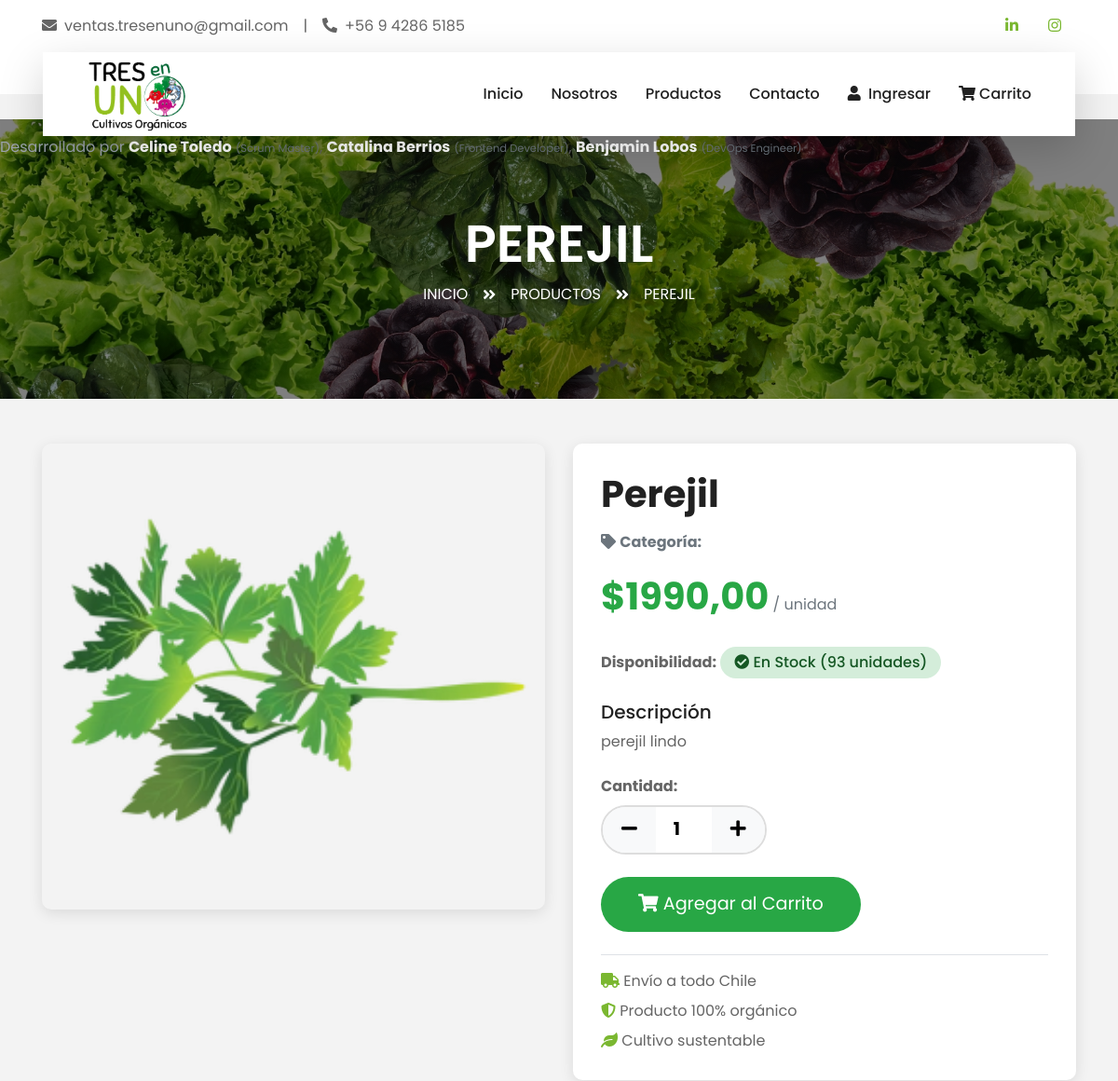
Before: /producto/6/ (upper part) with the older database file.
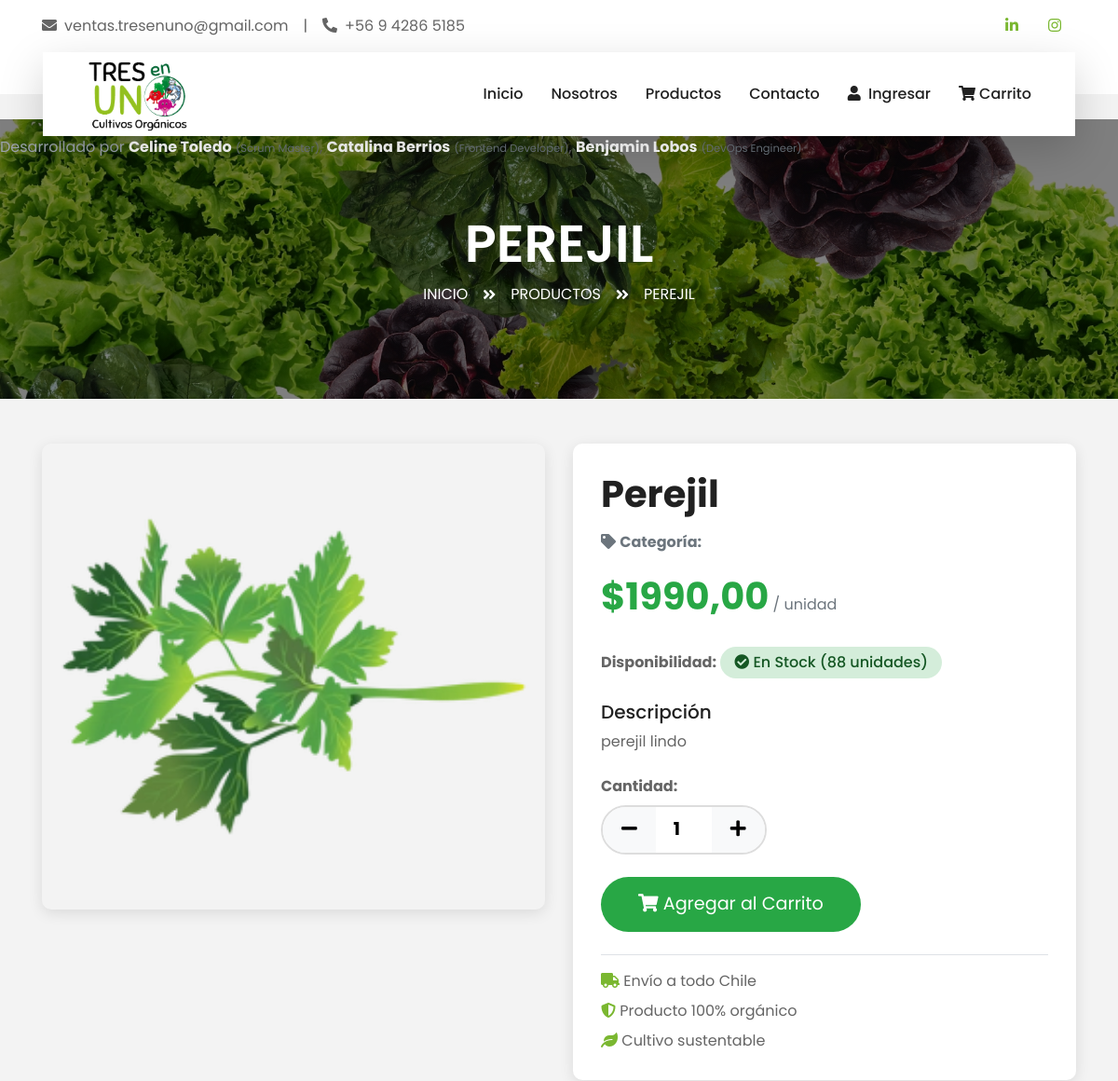
After: the same page with the newer database file.
### miapp/models.py (models this page shows, shortened)
class Producto(models.Model):
    UNIDADES_MEDIDA = [
        ('unidad', 'Unidad'),
        ('kg', 'Kilogramo'),
        ('gr', 'Gramo'),
        ('lt', 'Litro'),
        ('ml', 'Mililitro'),
        ('paquete', 'Paquete'),
        ('caja', 'Caja'),
    ]
    nombre = models.CharField(
        max_length=100,
        db_index=True,
        verbose_name="Nombre del producto"
    )
    descripcion = models.TextField(
        max_length=500,
        verbose_name="Descripción"
    )
    precio_unitario = models.DecimalField(
        max_digits=10,
        decimal_places=2,
        verbose_name="Precio unitario",
        help_text="Precio en pesos chilenos"
    )
    unidad_medida = models.CharField(
        max_length=20,
        choices=UNIDADES_MEDIDA,
        default='unidad',
        verbose_name="Unidad de medida"
    )
    stock_disponible = models.IntegerField(
        default=0,
        verbose_name="Stock disponible",
        help_text="Cantidad disponible en inventario"
    )
    categoria = models.ForeignKey(
        Categoria,
        on_delete=models.PROTECT,  # PROTECT en lugar de CASCADE
        related_name='productos',
        verbose_name="Categoría"
    )
    imagen = models.ImageField(
        upload_to='productos/',  # Guarda directamente en productos/
        null=True,
        blank=True,
        verbose_name="Imagen del producto",
        help_text="Imagen principal del producto"
    )
    activo = models.BooleanField(
        default=True,
        verbose_name="Activo",
        help_text="Indica si el producto está activo para venta"
    )
    fecha_creacion = models.DateTimeField(auto_now_add=True, verbose_name="Fecha de creación")
    fecha_modificacion = models.DateTimeField(auto_now=True, verbose_name="Última modificación")
    class Meta:
        db_table = 'productos'
        verbose_name = 'Producto'
        verbose_name_plural = 'Productos'
        ordering = ['-fecha_creacion']
        indexes = [
            models.Index(fields=['nombre']),
            models.Index(fields=['categoria', 'activo']),
            models.Index(fields=['-fecha_creacion']),
        ]

### miapp/views.py (the view)
# urls.py: path('producto/<int:producto_id>/', views.detalle_producto, name='detalle_producto'),
def detalle_producto(request, producto_id):
    producto = get_object_or_404(Producto, pk=producto_id)
    ofertas_activas = Oferta.objects.filter(
        producto=producto,
        fecha_fin__gte=timezone.now(),
        fecha_inicio__lte=timezone.now(),
        activa=True
    )
    productos_relacionados = Producto.objects.filter(
        categoria=producto.categoria,  # ← PROBABLEMENTE SEA ASÍ
        activo=True
    ).exclude(
        id=producto.id
    ).prefetch_related(
        Prefetch('ofertas',
                queryset=Oferta.objects.filter(
                    fecha_fin__gte=timezone.now(),
                    fecha_inicio__lte=timezone.now(),
                    activa=True
                ),
                to_attr='ofertas_activas')
    ).order_by('?')[:3]
    contexto = {
        'producto': producto,
        'ofertas': ofertas_activas,
        'productos_relacionados': productos_relacionados,  # ← LÍNEA NUEVA
        'now': timezone.now(),
    }
    return render(request, 'miapp/detalle_producto.html', contexto)

### miapp/templates/miapp/detalle_producto.html (shortened to what the changed rows need)
{% load static %}
<!DOCTYPE html>
<html lang="es">
<head>
    <link href="https://cdnjs.cloudflare.com/ajax/libs/font-awesome/5.10.0/css/all.min.css" rel="stylesheet">
    <link href="{% static 'css/style.css' %}" rel="stylesheet">
</head>
<body>
    <div class="container-fluid page-header">
        <div class="container">
            <div class="d-flex flex-column align-items-center justify-content-center" style="min-height: 300px">
                <h3 class="display-4 text-white text-uppercase">{{ producto.nombre }}</h3>
                <div class="d-inline-flex text-white">
                    <p class="m-0 text-uppercase"><a class="text-white" href="{% url 'inicio' %}">Inicio</a></p>
                    <i class="fa fa-angle-double-right pt-1 px-3"></i>
                    <p class="m-0 text-uppercase"><a class="text-white" href="{% url 'listar_productos' %}">Productos</a></p>
                    <i class="fa fa-angle-double-right pt-1 px-3"></i>
                    <p class="m-0 text-uppercase">{{ producto.nombre }}</p>
                </div>
            </div>
        </div>
    </div>
    <div class="container-fluid py-5">
        <div class="container">
            <div class="row">
                <div class="col-lg-6 mb-4">
                    <div class="product-image-carousel position-relative">
                        {% if producto.imagen %}
                            <img src="{{ producto.imagen.url }}" alt="{{ producto.nombre }}" class="product-image-main">
                        {% else %}
                            <img src="{% static 'img/default-product.jpg' %}" alt="Sin imagen" class="product-image-main">
                        {% endif %}
                    </div>
                </div>
                <div class="col-lg-6">
                    <div class="product-info">
                        <h1 class="mb-3">{{ producto.nombre }}</h1>
                        <p class="text-muted mb-3">
                            <i class="fa fa-tag"></i>
                            <strong>Categoría:</strong> {{ producto.id_categoria.nombre_categoria }}
                        </p>
                        <div class="mb-4">
                            {% if ofertas %}
                                {% for oferta in ofertas %}
                                    {% if forloop.first %}
                                        <span class="precio-original">${{ producto.precio_unitario }}</span>
                                        <span class="precio-oferta">${{ oferta.precio_oferta }}</span>
                                        <p class="text-muted mb-0">
                                            <small>Oferta válida hasta: {{ oferta.fecha_fin|date:"d/m/Y H:i" }}</small>
                                        </p>
                                    {% endif %}
                                {% endfor %}
                            {% else %}
                                <span class="precio-normal">${{ producto.precio_unitario }}</span>
                            {% endif %}
                            <span class="text-muted"> / {{ producto.unidad_medida }}</span>
                        </div>
                        <div class="mb-4">
                            <strong>Disponibilidad:</strong>
                            {% if producto.stock_disponible > 10 %}
                                <span class="stock-badge stock-disponible">
                                    <i class="fa fa-check-circle"></i> En Stock ({{ producto.stock_disponible }} unidades)
                                </span>
                            {% elif producto.stock_disponible > 0 %}
                                <span class="stock-badge stock-bajo">
                                    <i class="fa fa-exclamation-triangle"></i> Últimas unidades ({{ producto.stock_disponible }} disponibles)
                                </span>
                            {% else %}
                                <span class="stock-badge stock-agotado">
                                    <i class="fa fa-times-circle"></i> Agotado
                                </span>
                            {% endif %}
                        </div>
                        <div class="mb-4">
                            <h5>Descripción</h5>
                            <p>{{ producto.descripcion }}</p>
                        </div>
                        <div class="mb-4">
                            <label class="d-block mb-2"><strong>Cantidad:</strong></label>
                            <div class="cantidad-selector">
                            </div>
                        </div>
                        <div class="mb-3">
                            <button class="btn btn-agregar-carrito" id="btn-agregar-carrito"
                                    {% if producto.stock_disponible == 0 %}disabled{% endif %}>
                            </button>
                        </div>
                        <div class="border-top pt-3 mt-4">
                            <p class="mb-2"><i class="fa fa-truck text-primary"></i> Envío a todo Chile</p>
                            <p class="mb-2"><i class="fa fa-shield-alt text-primary"></i> Producto 100% orgánico</p>
                            <p class="mb-0"><i class="fa fa-leaf text-primary"></i> Cultivo sustentable</p>
                        </div>
                    </div>
                </div>
            </div>
        </div>
    </div>
</body>
</html>

Changed rows visible on the page:
changed Producto "PEREJIL": stock_disponible "93" → "88"
